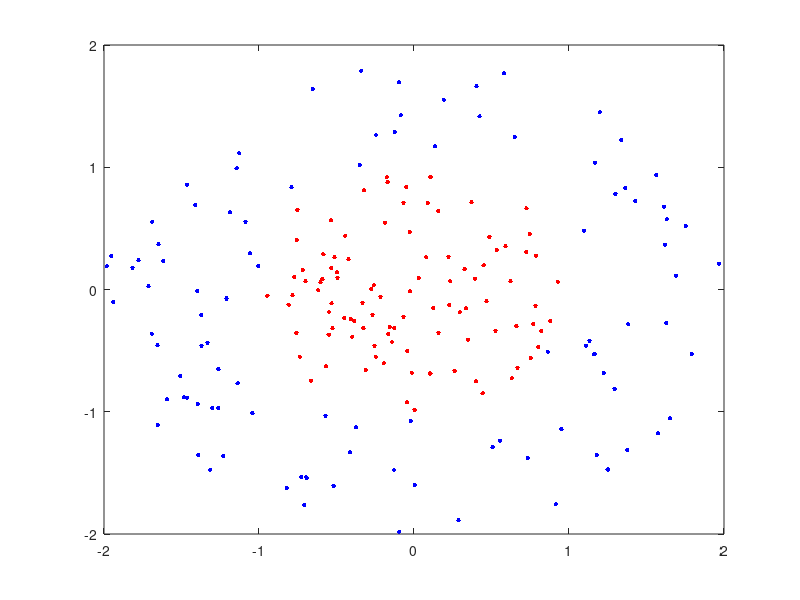

MATLAB code to generate this figure: (Note: this script raises an error after producing the figure.)
clear;
close all hidden;

r1 = sqrt(rand(100, 1));
t1 = 2 * pi * rand(100, 1);
data1 = [r1 .* cos(t1), r1 .* sin(t1)]; % first class


r2 = sqrt(3 * rand(100, 1) + 1);
t2 = t1;
data2 = [r2 .* cos(t2), r2 .* sin(t2)]; % second class

figure(1);
plot(data1(:, 1), data1(:, 2), 'r.', 'MarkerSize', 10);
hold on;
plot(data2(:, 1), data2(:, 2), 'b.', 'MarkerSize', 10);

ezpolar(@(x)1); % to polar coordinates
ezpolar(@(x)2);
axis equal;
hold off;

% generating train set
data3 = [data1; data2];

zClass = ones(200, 1);
zClass(1:100) = -1;

% train SVM

SVMModel = fitcsvm(data3, zClass, 'KernelFunction', 'rbf', 'BoxConstraint', inf, 'ClassNames', [-1 1]);
d = 0.02;
[x1grid, x2grid] = meshgrid(min(data3(:, 1)):d:max(data3(:, 1)), ...,
    min(data3(:, 2)):d:max(data3(:, 2)));
xgrid = [x1grid(:), x2grid(:)];

[~, score] = predict(SVMModel, xgrid);

figure(2); 
h(1:2) = gscatter(data3(:, 1), data3(:, 2), zClass, 'rb', '.');
hold on;

ezpolar(@(x)1);

h3 = plot(data3(SVMModel.IsSupportVector, 1), data3(SVMModel.IsSupportVector, 2), 'go');
contour(x1grid, x2grid, reshape(score(:, 2), size(x1grid)), [0 0], 'm');
legend(h, {'-1', '+1'});
axis equal;
hold off;